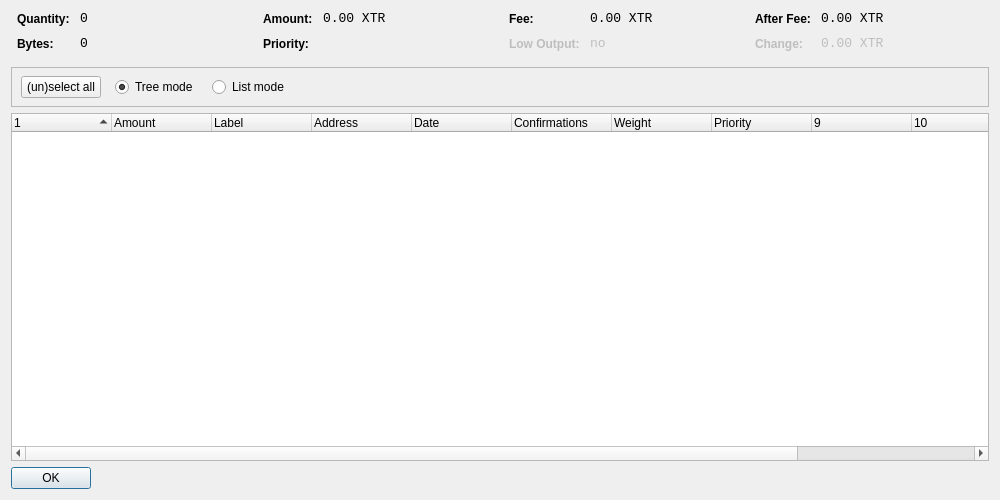
<?xml version="1.0" encoding="UTF-8"?>
<ui version="4.0">
 <class>CoinControlDialog</class>
 <widget class="QWidget" name="CoinControlDialog">
  <property name="geometry">
   <rect>
    <x>0</x>
    <y>0</y>
    <width>1000</width>
    <height>500</height>
   </rect>
  </property>
  <property name="windowTitle">
   <string>Coin Control</string>
  </property>
  <layout class="QVBoxLayout" name="verticalLayout">
   <item>
    <layout class="QHBoxLayout" name="horizontalLayoutTop" stretch="0,0,0,0">
     <property name="topMargin">
      <number>0</number>
     </property>
     <property name="bottomMargin">
      <number>10</number>
     </property>
     <item>
      <layout class="QFormLayout" name="formLayoutCoinControl1">
       <property name="horizontalSpacing">
        <number>10</number>
       </property>
       <property name="verticalSpacing">
        <number>10</number>
       </property>
       <property name="leftMargin">
        <number>6</number>
       </property>
       <property name="rightMargin">
        <number>6</number>
       </property>
       <item row="0" column="0">
        <widget class="QLabel" name="labelCoinControlQuantityText">
         <property name="styleSheet">
          <string notr="true">font-weight:bold;</string>
         </property>
         <property name="text">
          <string>Quantity:</string>
         </property>
        </widget>
       </item>
       <item row="0" column="1">
        <widget class="QLabel" name="labelCoinControlQuantity">
         <property name="font">
          <font>
           <family>Monospace</family>
           <pointsize>10</pointsize>
          </font>
         </property>
         <property name="cursor">
          <cursorShape>IBeamCursor</cursorShape>
         </property>
         <property name="contextMenuPolicy">
          <enum>Qt::ActionsContextMenu</enum>
         </property>
         <property name="text">
          <string notr="true">0</string>
         </property>
         <property name="textInteractionFlags">
          <set>Qt::LinksAccessibleByMouse|Qt::TextSelectableByKeyboard|Qt::TextSelectableByMouse</set>
         </property>
        </widget>
       </item>
       <item row="1" column="0">
        <widget class="QLabel" name="labelCoinControlBytesText">
         <property name="styleSheet">
          <string notr="true">font-weight:bold;</string>
         </property>
         <property name="text">
          <string>Bytes:</string>
         </property>
        </widget>
       </item>
       <item row="1" column="1">
        <widget class="QLabel" name="labelCoinControlBytes">
         <property name="font">
          <font>
           <family>Monospace</family>
           <pointsize>10</pointsize>
          </font>
         </property>
         <property name="cursor">
          <cursorShape>IBeamCursor</cursorShape>
         </property>
         <property name="contextMenuPolicy">
          <enum>Qt::ActionsContextMenu</enum>
         </property>
         <property name="text">
          <string notr="true">0</string>
         </property>
         <property name="textInteractionFlags">
          <set>Qt::LinksAccessibleByMouse|Qt::TextSelectableByKeyboard|Qt::TextSelectableByMouse</set>
         </property>
        </widget>
       </item>
      </layout>
     </item>
     <item>
      <layout class="QFormLayout" name="formLayoutCoinControl2">
       <property name="horizontalSpacing">
        <number>10</number>
       </property>
       <property name="verticalSpacing">
        <number>10</number>
       </property>
       <property name="leftMargin">
        <number>6</number>
       </property>
       <property name="rightMargin">
        <number>6</number>
       </property>
       <item row="0" column="0">
        <widget class="QLabel" name="labelCoinControlAmountText">
         <property name="styleSheet">
          <string notr="true">font-weight:bold;</string>
         </property>
         <property name="text">
          <string>Amount:</string>
         </property>
        </widget>
       </item>
       <item row="0" column="1">
        <widget class="QLabel" name="labelCoinControlAmount">
         <property name="font">
          <font>
           <family>Monospace</family>
           <pointsize>10</pointsize>
          </font>
         </property>
         <property name="cursor">
          <cursorShape>IBeamCursor</cursorShape>
         </property>
         <property name="contextMenuPolicy">
          <enum>Qt::ActionsContextMenu</enum>
         </property>
         <property name="text">
          <string notr="true">0.00 XTR</string>
         </property>
         <property name="textInteractionFlags">
          <set>Qt::LinksAccessibleByMouse|Qt::TextSelectableByKeyboard|Qt::TextSelectableByMouse</set>
         </property>
        </widget>
       </item>
       <item row="1" column="0">
        <widget class="QLabel" name="labelCoinControlPriorityText">
         <property name="styleSheet">
          <string notr="true">font-weight:bold;</string>
         </property>
         <property name="text">
          <string>Priority:</string>
         </property>
        </widget>
       </item>
       <item row="1" column="1">
        <widget class="QLabel" name="labelCoinControlPriority">
         <property name="font">
          <font>
           <family>Monospace</family>
           <pointsize>10</pointsize>
          </font>
         </property>
         <property name="cursor">
          <cursorShape>IBeamCursor</cursorShape>
         </property>
         <property name="contextMenuPolicy">
          <enum>Qt::ActionsContextMenu</enum>
         </property>
         <property name="text">
          <string/>
         </property>
         <property name="textInteractionFlags">
          <set>Qt::LinksAccessibleByMouse|Qt::TextSelectableByKeyboard|Qt::TextSelectableByMouse</set>
         </property>
        </widget>
       </item>
      </layout>
     </item>
     <item>
      <layout class="QFormLayout" name="formLayoutCoinControl3">
       <property name="horizontalSpacing">
        <number>10</number>
       </property>
       <property name="verticalSpacing">
        <number>10</number>
       </property>
       <property name="leftMargin">
        <number>6</number>
       </property>
       <property name="rightMargin">
        <number>6</number>
       </property>
       <item row="0" column="0">
        <widget class="QLabel" name="labelCoinControlFeeText">
         <property name="styleSheet">
          <string notr="true">font-weight:bold;</string>
         </property>
         <property name="text">
          <string>Fee:</string>
         </property>
        </widget>
       </item>
       <item row="0" column="1">
        <widget class="QLabel" name="labelCoinControlFee">
         <property name="font">
          <font>
           <family>Monospace</family>
           <pointsize>10</pointsize>
          </font>
         </property>
         <property name="cursor">
          <cursorShape>IBeamCursor</cursorShape>
         </property>
         <property name="contextMenuPolicy">
          <enum>Qt::ActionsContextMenu</enum>
         </property>
         <property name="text">
          <string notr="true">0.00 XTR</string>
         </property>
         <property name="textInteractionFlags">
          <set>Qt::LinksAccessibleByMouse|Qt::TextSelectableByKeyboard|Qt::TextSelectableByMouse</set>
         </property>
        </widget>
       </item>
       <item row="1" column="0">
        <widget class="QLabel" name="labelCoinControlLowOutputText">
         <property name="enabled">
          <bool>false</bool>
         </property>
         <property name="styleSheet">
          <string notr="true">font-weight:bold;</string>
         </property>
         <property name="text">
          <string>Low Output:</string>
         </property>
        </widget>
       </item>
       <item row="1" column="1">
        <widget class="QLabel" name="labelCoinControlLowOutput">
         <property name="enabled">
          <bool>false</bool>
         </property>
         <property name="font">
          <font>
           <family>Monospace</family>
           <pointsize>10</pointsize>
          </font>
         </property>
         <property name="cursor">
          <cursorShape>IBeamCursor</cursorShape>
         </property>
         <property name="contextMenuPolicy">
          <enum>Qt::ActionsContextMenu</enum>
         </property>
         <property name="text">
          <string>no</string>
         </property>
         <property name="textInteractionFlags">
          <set>Qt::LinksAccessibleByMouse|Qt::TextSelectableByKeyboard|Qt::TextSelectableByMouse</set>
         </property>
        </widget>
       </item>
      </layout>
     </item>
     <item>
      <layout class="QFormLayout" name="formLayoutCoinControl4">
       <property name="horizontalSpacing">
        <number>10</number>
       </property>
       <property name="verticalSpacing">
        <number>10</number>
       </property>
       <property name="leftMargin">
        <number>6</number>
       </property>
       <property name="rightMargin">
        <number>6</number>
       </property>
       <item row="0" column="0">
        <widget class="QLabel" name="labelCoinControlAfterFeeText">
         <property name="styleSheet">
          <string notr="true">font-weight:bold;</string>
         </property>
         <property name="text">
          <string>After Fee:</string>
         </property>
        </widget>
       </item>
       <item row="0" column="1">
        <widget class="QLabel" name="labelCoinControlAfterFee">
         <property name="font">
          <font>
           <family>Monospace</family>
           <pointsize>10</pointsize>
          </font>
         </property>
         <property name="cursor">
          <cursorShape>IBeamCursor</cursorShape>
         </property>
         <property name="contextMenuPolicy">
          <enum>Qt::ActionsContextMenu</enum>
         </property>
         <property name="text">
          <string notr="true">0.00 XTR</string>
         </property>
         <property name="textInteractionFlags">
          <set>Qt::LinksAccessibleByMouse|Qt::TextSelectableByKeyboard|Qt::TextSelectableByMouse</set>
         </property>
        </widget>
       </item>
       <item row="1" column="0">
        <widget class="QLabel" name="labelCoinControlChangeText">
         <property name="enabled">
          <bool>false</bool>
         </property>
         <property name="styleSheet">
          <string notr="true">font-weight:bold;</string>
         </property>
         <property name="text">
          <string>Change:</string>
         </property>
        </widget>
       </item>
       <item row="1" column="1">
        <widget class="QLabel" name="labelCoinControlChange">
         <property name="enabled">
          <bool>false</bool>
         </property>
         <property name="font">
          <font>
           <family>Monospace</family>
           <pointsize>10</pointsize>
          </font>
         </property>
         <property name="cursor">
          <cursorShape>IBeamCursor</cursorShape>
         </property>
         <property name="contextMenuPolicy">
          <enum>Qt::ActionsContextMenu</enum>
         </property>
         <property name="text">
          <string notr="true">0.00 XTR</string>
         </property>
         <property name="textInteractionFlags">
          <set>Qt::LinksAccessibleByMouse|Qt::TextSelectableByKeyboard|Qt::TextSelectableByMouse</set>
         </property>
        </widget>
       </item>
      </layout>
     </item>
    </layout>
   </item>
   <item>
    <widget class="QFrame" name="frame">
     <property name="minimumSize">
      <size>
       <width>0</width>
       <height>40</height>
      </size>
     </property>
     <property name="frameShape">
      <enum>QFrame::StyledPanel</enum>
     </property>
     <property name="frameShadow">
      <enum>QFrame::Sunken</enum>
     </property>
     <widget class="QWidget" name="horizontalLayoutWidget">
      <property name="geometry">
       <rect>
        <x>10</x>
        <y>0</y>
        <width>781</width>
        <height>41</height>
       </rect>
      </property>
      <layout class="QHBoxLayout" name="horizontalLayoutPanel" stretch="0,0,0,0">
       <property name="spacing">
        <number>14</number>
       </property>
       <item>
        <widget class="QPushButton" name="pushButtonSelectAll">
         <property name="sizePolicy">
          <sizepolicy hsizetype="Maximum" vsizetype="Fixed">
           <horstretch>0</horstretch>
           <verstretch>0</verstretch>
          </sizepolicy>
         </property>
         <property name="text">
          <string>(un)select all</string>
         </property>
        </widget>
       </item>
       <item>
        <widget class="QRadioButton" name="radioTreeMode">
         <property name="sizePolicy">
          <sizepolicy hsizetype="Maximum" vsizetype="Fixed">
           <horstretch>0</horstretch>
           <verstretch>0</verstretch>
          </sizepolicy>
         </property>
         <property name="text">
          <string>Tree mode</string>
         </property>
         <property name="checked">
          <bool>true</bool>
         </property>
        </widget>
       </item>
       <item>
        <widget class="QRadioButton" name="radioListMode">
         <property name="sizePolicy">
          <sizepolicy hsizetype="Maximum" vsizetype="Fixed">
           <horstretch>0</horstretch>
           <verstretch>0</verstretch>
          </sizepolicy>
         </property>
         <property name="text">
          <string>List mode</string>
         </property>
        </widget>
       </item>
       <item>
        <spacer name="horizontalSpacer">
         <property name="orientation">
          <enum>Qt::Horizontal</enum>
         </property>
         <property name="sizeHint" stdset="0">
          <size>
           <width>40</width>
           <height>20</height>
          </size>
         </property>
        </spacer>
       </item>
      </layout>
     </widget>
    </widget>
   </item>
   <item>
    <widget class="CoinControlTreeWidget" name="treeWidget">
     <property name="contextMenuPolicy">
      <enum>Qt::CustomContextMenu</enum>
     </property>
     <property name="sortingEnabled">
      <bool>false</bool>
     </property>
     <property name="columnCount">
      <number>12</number>
     </property>
     <attribute name="headerShowSortIndicator" stdset="0">
      <bool>true</bool>
     </attribute>
     <attribute name="headerStretchLastSection">
      <bool>false</bool>
     </attribute>
     <column>
      <property name="text">
       <string/>
      </property>
     </column>
     <column>
      <property name="text">
       <string>Amount</string>
      </property>
     </column>
     <column>
      <property name="text">
       <string>Label</string>
      </property>
     </column>
     <column>
      <property name="text">
       <string>Address</string>
      </property>
     </column>
     <column>
      <property name="text">
       <string>Date</string>
      </property>
     </column>
     <column>
      <property name="text">
       <string>Confirmations</string>
      </property>
      <property name="toolTip">
       <string>Confirmed</string>
      </property>
     </column>
     <column>
      <property name="text">
       <string>Weight</string>
      </property>
     </column>
     <column>
      <property name="text">
       <string>Priority</string>
      </property>
     </column>
     <column>
      <property name="text">
       <string/>
      </property>
     </column>
     <column>
      <property name="text">
       <string/>
      </property>
     </column>
     <column>
      <property name="text">
       <string/>
      </property>
     </column>
     <column>
      <property name="text">
       <string/>
      </property>
     </column>
    </widget>
   </item>
   <item>
    <widget class="QDialogButtonBox" name="buttonBox">
     <property name="sizePolicy">
      <sizepolicy hsizetype="Maximum" vsizetype="Fixed">
       <horstretch>0</horstretch>
       <verstretch>0</verstretch>
      </sizepolicy>
     </property>
     <property name="orientation">
      <enum>Qt::Horizontal</enum>
     </property>
     <property name="standardButtons">
      <set>QDialogButtonBox::Ok</set>
     </property>
    </widget>
   </item>
  </layout>
 </widget>
 <customwidgets>
  <customwidget>
   <class>CoinControlTreeWidget</class>
   <extends>QTreeWidget</extends>
   <header>coincontroltreewidget.h</header>
  </customwidget>
 </customwidgets>
 <resources/>
 <connections/>
</ui>
